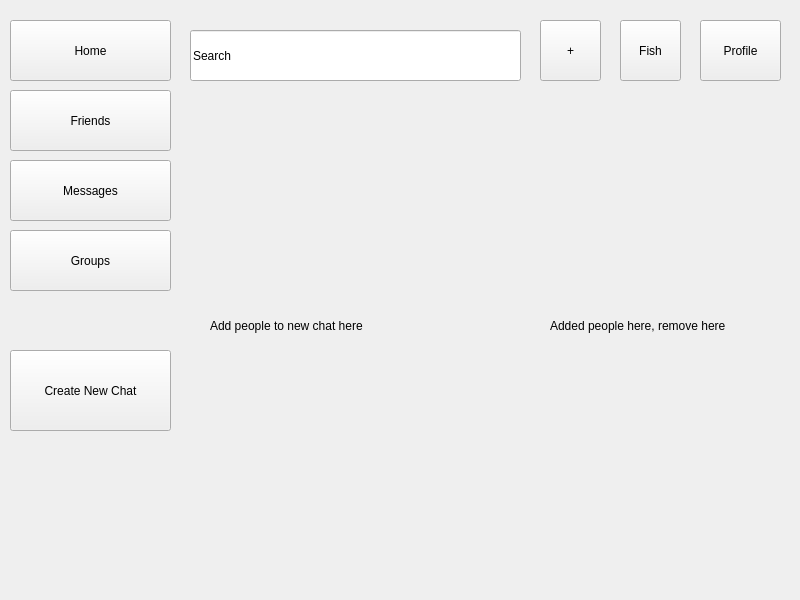
<?xml version="1.0" encoding="UTF-8"?>
<ui version="4.0">
 <class>Form</class>
 <widget class="QWidget" name="Form">
  <property name="geometry">
   <rect>
    <x>0</x>
    <y>0</y>
    <width>800</width>
    <height>600</height>
   </rect>
  </property>
  <property name="windowTitle">
   <string>Form</string>
  </property>
  <widget class="QLabel" name="label">
   <property name="geometry">
    <rect>
     <x>210</x>
     <y>110</y>
     <width>311</width>
     <height>431</height>
    </rect>
   </property>
   <property name="text">
    <string>Add people to new chat here</string>
   </property>
  </widget>
  <widget class="QPushButton" name="messageButton">
   <property name="geometry">
    <rect>
     <x>10</x>
     <y>160</y>
     <width>161</width>
     <height>61</height>
    </rect>
   </property>
   <property name="text">
    <string>Messages</string>
   </property>
  </widget>
  <widget class="QLineEdit" name="searchBar">
   <property name="geometry">
    <rect>
     <x>190</x>
     <y>30</y>
     <width>331</width>
     <height>51</height>
    </rect>
   </property>
   <property name="text">
    <string>Search</string>
   </property>
  </widget>
  <widget class="QPushButton" name="postButton">
   <property name="geometry">
    <rect>
     <x>540</x>
     <y>20</y>
     <width>61</width>
     <height>61</height>
    </rect>
   </property>
   <property name="text">
    <string>+</string>
   </property>
  </widget>
  <widget class="QPushButton" name="friendsButton">
   <property name="geometry">
    <rect>
     <x>10</x>
     <y>90</y>
     <width>161</width>
     <height>61</height>
    </rect>
   </property>
   <property name="text">
    <string>Friends</string>
   </property>
  </widget>
  <widget class="QPushButton" name="profileButton">
   <property name="geometry">
    <rect>
     <x>700</x>
     <y>20</y>
     <width>81</width>
     <height>61</height>
    </rect>
   </property>
   <property name="text">
    <string>Profile</string>
   </property>
  </widget>
  <widget class="QPushButton" name="homeButton">
   <property name="geometry">
    <rect>
     <x>10</x>
     <y>20</y>
     <width>161</width>
     <height>61</height>
    </rect>
   </property>
   <property name="text">
    <string>Home</string>
   </property>
  </widget>
  <widget class="QPushButton" name="fishButton">
   <property name="geometry">
    <rect>
     <x>620</x>
     <y>20</y>
     <width>61</width>
     <height>61</height>
    </rect>
   </property>
   <property name="text">
    <string>Fish</string>
   </property>
  </widget>
  <widget class="QPushButton" name="groupButton">
   <property name="geometry">
    <rect>
     <x>10</x>
     <y>230</y>
     <width>161</width>
     <height>61</height>
    </rect>
   </property>
   <property name="text">
    <string>Groups</string>
   </property>
  </widget>
  <widget class="QLabel" name="label_2">
   <property name="geometry">
    <rect>
     <x>550</x>
     <y>110</y>
     <width>221</width>
     <height>431</height>
    </rect>
   </property>
   <property name="text">
    <string>Added people here, remove here </string>
   </property>
  </widget>
  <widget class="QPushButton" name="createButton">
   <property name="geometry">
    <rect>
     <x>10</x>
     <y>350</y>
     <width>161</width>
     <height>81</height>
    </rect>
   </property>
   <property name="text">
    <string>Create New Chat</string>
   </property>
  </widget>
 </widget>
 <resources/>
 <connections/>
</ui>
